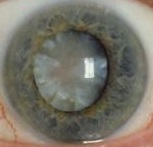
#> input picture train_images/Cataract/127.jpg, 153 x 147 px; its folder holds only this picture in this run
$ python image_resizer.py
#> lines starting #> are read from the running program, lines starting #| are printed output that depends on the picture
import json, os
from PIL import Image

INPUT_DIR = "train_images"
OUTPUT_DIR = "train_ready"
TARGET_RES = 256

os.makedirs(OUTPUT_DIR, exist_ok=True)
name_dict = {}
class_dict = {
    "Normal": 1,
    "Cataract": 2,
    "Conjunctivitis": 3,
    "Uveitis": 4,
    "WarpedEyelid": 5,
}

def center_crop(img):
    w, h = img.size
    s = min(w, h)
    left = (w - s) // 2
    top = (h - s) // 2
    right = left + s
    bottom = top + s
    return img.crop((left, top, right, bottom))

for folder in os.listdir(INPUT_DIR):
    folder_path = os.path.join(INPUT_DIR, folder)
    for fname in os.listdir(folder_path):
        if not fname.lower().endswith(('.png', '.jpg', '.jpeg')):
            continue

        img = Image.open(os.path.join(folder_path, fname)).convert("RGB")
#> img is the input picture: PIL image 153x147 RGB; mean R, G, B 120.2, 116.4, 105.1
        img = center_crop(img)
#> in center_crop, `return img.crop((left, top, right, bottom))`:
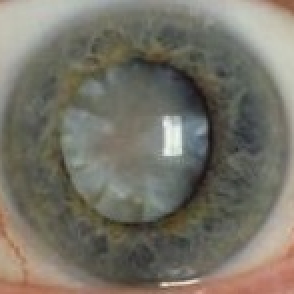
#> returned value: PIL image 147x147 RGB (shown 2 times larger); mean R, G, B 117.8, 114.6, 103.6
        img = img.resize((TARGET_RES, TARGET_RES), Image.LANCZOS)
#> img: PIL image 256x256 RGB

        outname = os.path.splitext(fname)[0] + "_" + folder + ".png"  # StyleGAN prefers PNG
        img.save(os.path.join(OUTPUT_DIR, outname))
        name_dict[outname] = class_dict[folder]
#> pass 2 of the loop `for folder in os.listdir(INPUT_DIR):`:
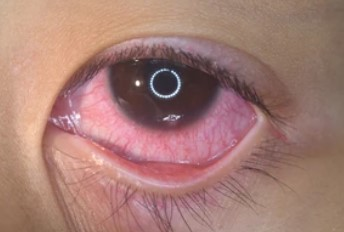
#> input picture train_images/Conjunctivitis/100.jpg, 344 x 232 px
#> img is the input picture: PIL image 344x232 RGB; mean R, G, B 165.5, 124.5, 116.4
#> in center_crop (call 2), `return img.crop((left, top, right, bottom))`:
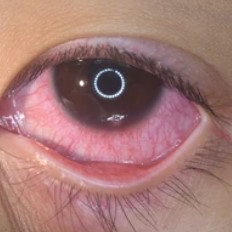
#> returned value: PIL image 232x232 RGB; mean R, G, B 164.1, 120.1, 117.1
#> img: PIL image 256x256 RGB

dataset_json = {
    "labels": name_dict,
    "label_dim": 5
}
with open(os.path.join(OUTPUT_DIR, "dataset.json"), "w") as f:
    json.dump(dataset_json, f, indent=2)
